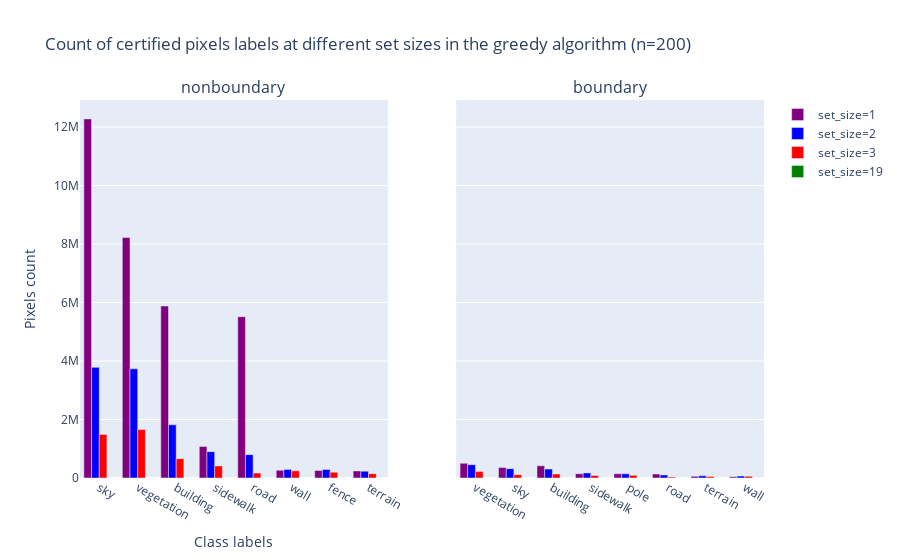

The code cell stored with this chart in its notebook:
### Code cell
n = 200
top_n = 8
pixels_type = ['nonboundary', 'boundary']
fig = make_subplots(rows=1, cols=2, subplot_titles=pixels_type, shared_yaxes=True)
show_legend = True
for i, b in enumerate(pixels_type):
    for k_i, k in enumerate(graph_dict[n].keys()):
        if k=='h': continue
        list1, y = zip(*sorted(zip(graph_dict[n][2][f'count_certified_{b}'], graph_dict[n][k][f'count_certified_{b}'])))
        list1, x = zip(*sorted(zip(graph_dict[n][2][f'count_certified_{b}'], list(labels_dict.values()))))
        x, y = list(reversed(x)), list(reversed(y))
        fig.add_bar(x=x[:top_n], y=y[:top_n], name=f'set_size={k}', row=1, col=i+1, marker_color=colors[k_i], showlegend=show_legend)
    show_legend = False
fig.update_layout(
    title=f'Count of certified pixels labels at different set sizes in the greedy algorithm (n={n})',
    xaxis_title='Class labels',
    yaxis_title = 'Pixels count'
)
fig.show()

### Figure 1 — Plotly figure (JSON) as saved in the notebook; plotly's stock layout.template omitted (floating-point values rounded to 4 significant figures)
{"data": [{"marker": {"color": "purple"}, "name": "set_size=1", "showlegend": true, "type": "bar", "x": ["sky", "vegetation", "building", "sidewalk", "road", "wall", "fence", "terrain"], "xaxis": "x", "y": [12278284, 8221727, 5881537, 1079372, 5515141, 264980, 256435, 242176], "yaxis": "y"}, {"marker": {"color": "blue"}, "name": "set_size=2", "showlegend": true, "type": "bar", "x": ["sky", "vegetation", "building", "sidewalk", "road", "wall", "fence", "terrain"], "xaxis": "x", "y": [3782836, 3733063, 1818737, 901663, 798659, 292107, 291772, 235044], "yaxis": "y"}, {"marker": {"color": "red"}, "name": "set_size=3", "showlegend": true, "type": "bar", "x": ["sky", "vegetation", "building", "sidewalk", "road", "wall", "fence", "terrain"], "xaxis": "x", "y": [1490810, 1654913, 662136, 413153, 169477, 243726, 199659, 147636], "yaxis": "y"}, {"marker": {"color": "green"}, "name": "set_size=19", "showlegend": true, "type": "bar", "x": ["sky", "vegetation", "building", "sidewalk", "road", "wall", "fence", "terrain"], "xaxis": "x", "y": [0, 0, 0, 0, 0, 0, 0, 0], "yaxis": "y"}, {"marker": {"color": "purple"}, "name": "set_size=1", "showlegend": false, "type": "bar", "x": ["vegetation", "sky", "building", "sidewalk", "pole", "road", "terrain", "wall"], "xaxis": "x2", "y": [502668, 357333, 415638, 144790, 145736, 135953, 57311, 40795], "yaxis": "y2"}, {"marker": {"color": "blue"}, "name": "set_size=2", "showlegend": false, "type": "bar", "x": ["vegetation", "sky", "building", "sidewalk", "pole", "road", "terrain", "wall"], "xaxis": "x2", "y": [456979, 318202, 306438, 174743, 142891, 103952, 73441, 65144], "yaxis": "y2"}, {"marker": {"color": "red"}, "name": "set_size=3", "showlegend": false, "type": "bar", "x": ["vegetation", "sky", "building", "sidewalk", "pole", "road", "terrain", "wall"], "xaxis": "x2", "y": [220713, 112722, 135273, 84957, 91390, 31156, 47859, 56781], "yaxis": "y2"}, {"marker": {"color": "green"}, "name": "set_size=19", "showlegend": false, "type": "bar", "x": ["vegetation", "sky", "building", "sidewalk", "pole", "road", "terrain", "wall"], "xaxis": "x2", "y": [0, 0, 0, 0, 0, 0, 0, 0], "yaxis": "y2"}], "layout": {"annotations": [{"font": {"size": 16}, "showarrow": false, "text": "nonboundary", "x": 0.225, "xanchor": "center", "xref": "paper", "y": 1, "yanchor": "bottom", "yref": "paper"}, {"font": {"size": 16}, "showarrow": false, "text": "boundary", "x": 0.775, "xanchor": "center", "xref": "paper", "y": 1, "yanchor": "bottom", "yref": "paper"}], "title": {"text": "Count of certified pixels labels at different set sizes in the greedy algorithm (n=200)"}, "xaxis": {"anchor": "y", "domain": [0, 0.45], "title": {"text": "Class labels"}}, "xaxis2": {"anchor": "y2", "domain": [0.55, 1]}, "yaxis": {"anchor": "x", "domain": [0, 1], "title": {"text": "Pixels count"}}, "yaxis2": {"anchor": "x2", "domain": [0, 1], "matches": "y", "showticklabels": false}}}
